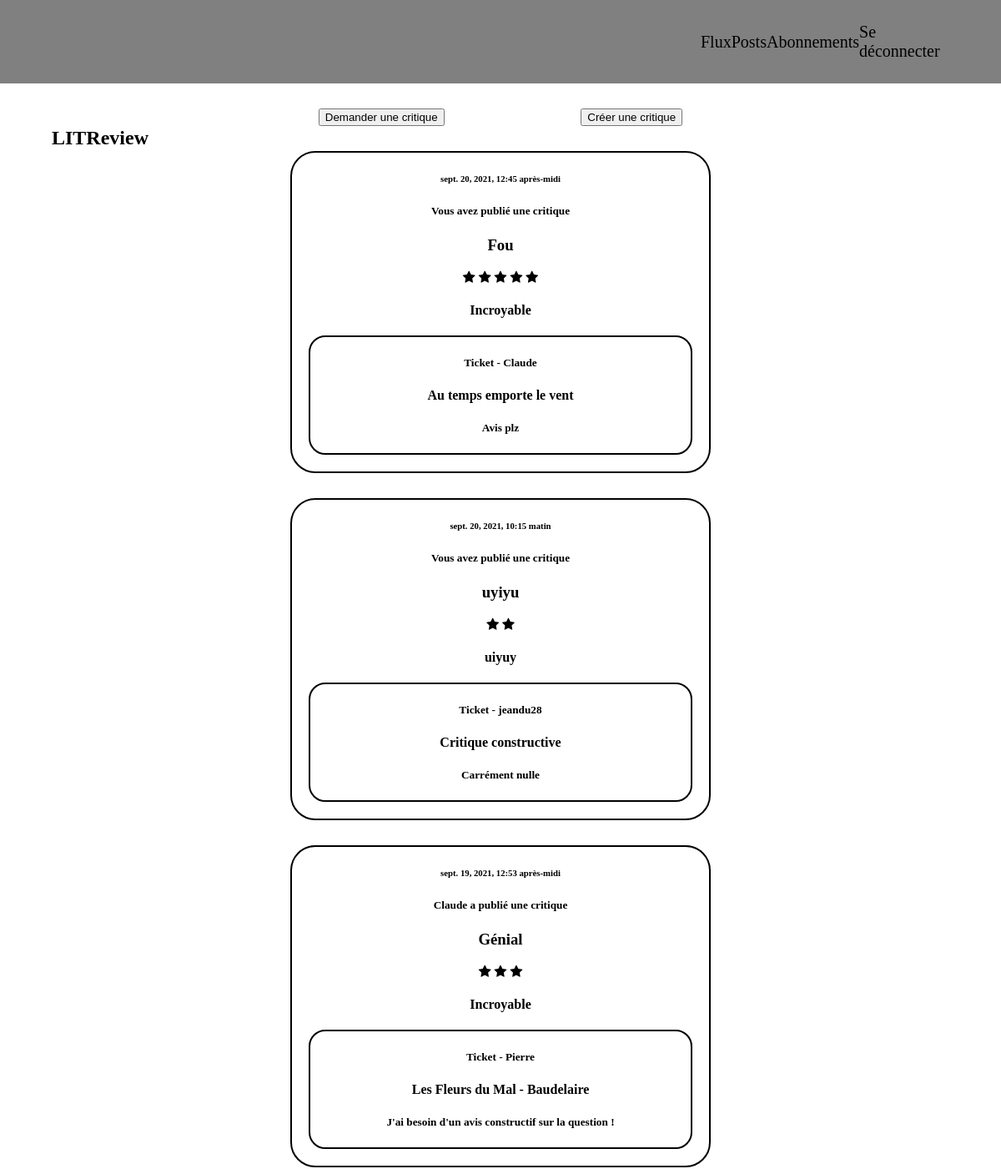
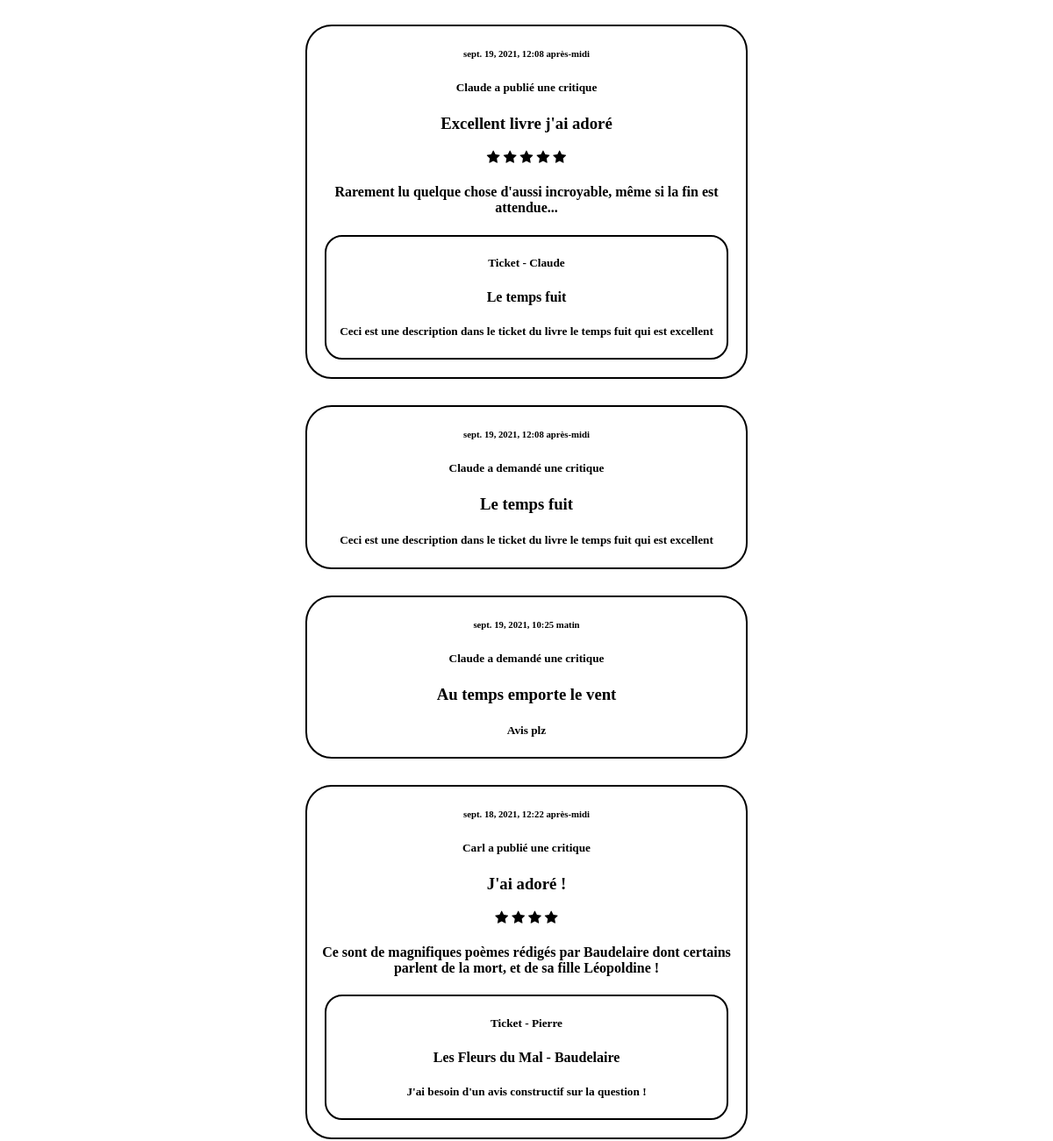
/home/ (signed in, upper part), run on an earlier commit of the app's database (2 pictures, top to bottom).
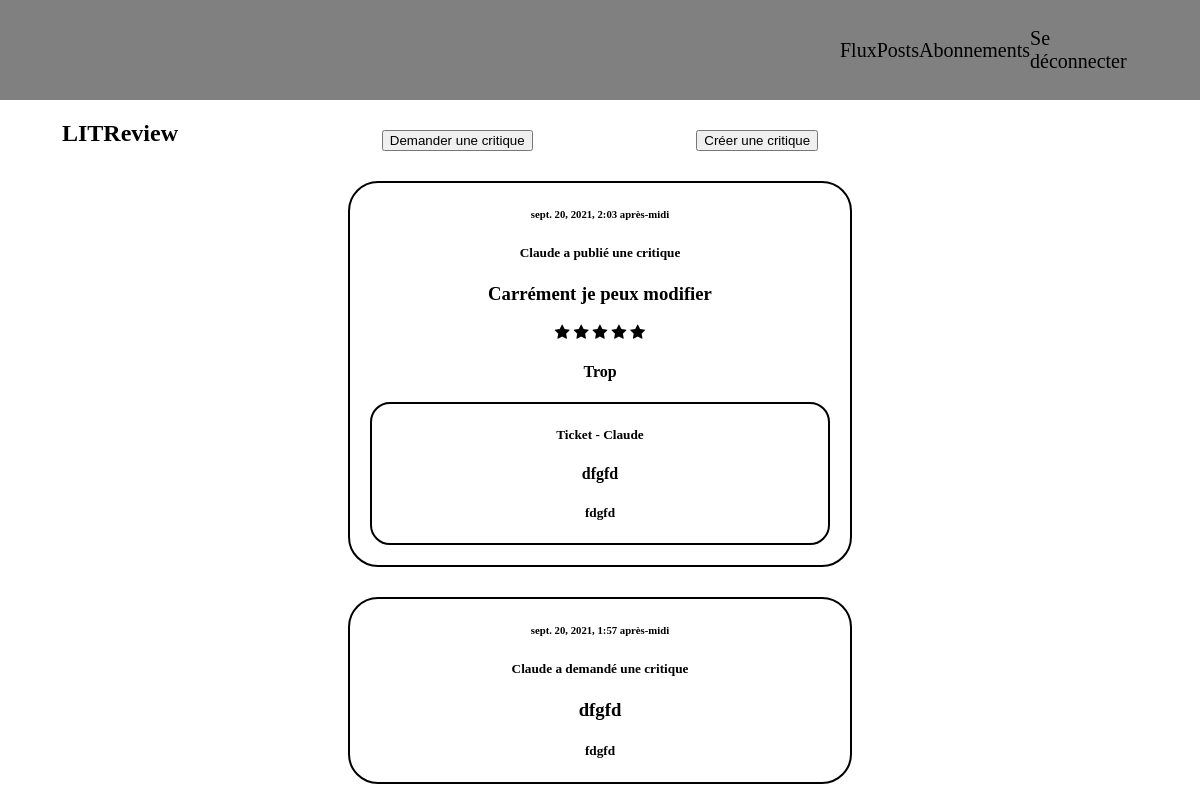
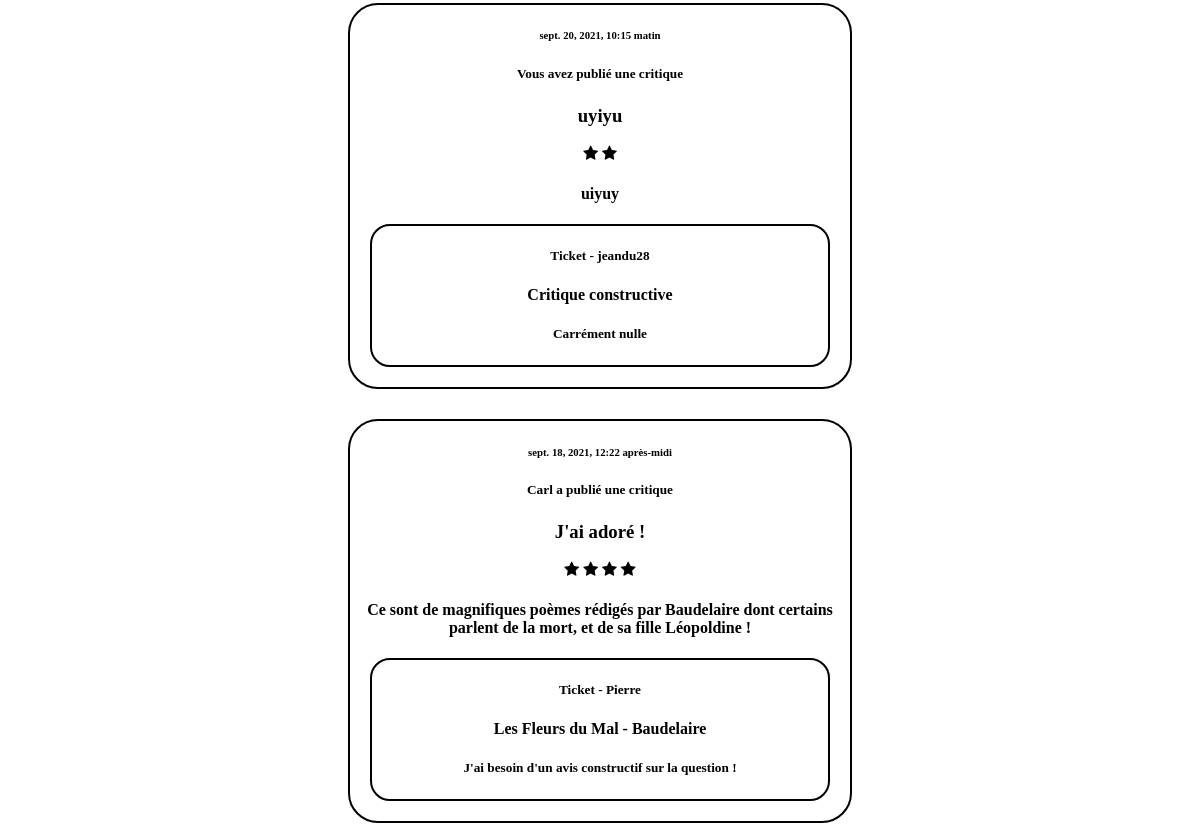
And on a later commit of the database (2 pictures, top to bottom).
### posts/models.py (models this page shows, shortened)
class Review(models.Model):
    ticket = models.ForeignKey(to=Ticket, on_delete=models.CASCADE)
    rating = models.PositiveSmallIntegerField(
        validators=[MinValueValidator(0), MaxValueValidator(5)])
    headline = models.CharField(max_length=128)
    body = models.CharField(max_length=8192, blank=True)
    user = models.ForeignKey(
        to=settings.AUTH_USER_MODEL, on_delete=models.CASCADE)
    time_created = models.DateTimeField(auto_now_add=True)

class Ticket(models.Model):
    title = models.CharField(max_length=128)
    description = models.TextField(max_length=2048,blank=True)
    user = models.ForeignKey(to=settings.AUTH_USER_MODEL,on_delete=models.CASCADE)
    image = models.ImageField(null=True,blank=True)
    time_created = models.DateTimeField(auto_now_add=True)

### posts/views.py (the view)
# urls.py: path('home/',CriticsHome.as_view(),name='home'),
class CriticsHome(ListView):
    model = Ticket
    context_object_name = "posts"
    template_name = 'posts/ticket_list.html'
    def get_queryset(self):
        follow = [self.request.user.id]
        users = User.objects.all()
        users_follow = UserFollows.objects.filter(user_id=self.request.user.id)
        for user in users_follow:
            for all_user in users:
                if all_user.id == user.followed_user_id:
                    follow.append(all_user.id)
        all_reviews = Review.objects.all()
        all_tickets = Ticket.objects.filter(user_id=self.request.user.id)
        review_id = []
        ticket_id = []
        for review in all_reviews:
            for ticket in all_tickets:
                if review.ticket_id == ticket.id:
                    review_id.append(review.id)
        for review in all_reviews:
            if review.user_id == self.request.user.id:
                ticket_id.append(review.ticket_id)
        tickets = Ticket.objects.filter(Q(user_id__in = follow) | Q(id__in = ticket_id))
        reviews = Review.objects.filter(Q(user_id__in = follow) | Q(id__in = review_id))
        for ticket in tickets:
            for user in users:
                if ticket.user_id == user.id:
                    ticket.username = user.username
        for review in reviews:
            for user in users:
                if review.user_id == user.id:
                    review.username = user.username
            for ticket in tickets:
                if review.ticket_id == ticket.id:
                    review.ticket = ticket
                    ticket.already = True
        result_list = sorted(
            chain(tickets, reviews),
            key=lambda instance: instance.time_created,reverse=True)
        return result_list

### posts/templates/posts/ticket_list.html (shortened to what this page needs)
{% extends 'base.html' %}
{% block content %}
{% load static %}
<link rel="stylesheet" href="{% static 'css/style_ticket_list.css' %}">
<div class="buttons">
    <form action="/create_ticket" xmlns="http://www.w3.org/1999/html">
      <input type="submit" value="Demander une critique" class="button">
    </form>
    <form action="/create_review">
      <input type="submit" value="Créer une critique" class ="button">
    </form>
</div>
    <div id = 'flux'>
    {% for post in posts %}
        {% if post.headline != None %}
            <div class = 'review'>
                <div>
                        <h6>{{post.time_created}}</h6>
                        {% if user.id == post.user_id %}
                            <h5>Vous avez publié une critique</h5>
                        {% else %}
                                <h5>{{post.username}} a publié une critique</h5>
                        {% endif %}
                                <h3>{{post.headline}}</h3>
                                <link rel="stylesheet" href="https://cdnjs.cloudflare.com/ajax/libs/font-awesome/4.7.0/css/font-awesome.min.css">
                                {% for x in ""|ljust:post.rating %}
                                    {% if forloop.counter0 <= post.rating %}
                                        <span class="fa fa-star"></span>
                                    {% endif %}
                                {% endfor %}
                                <h4>{{post.body}}</h4>
                </div>
                <div class ='ticket_in'>
                    <h5>Ticket - {{post.ticket.username}}</h5>
                    <h4>{{post.ticket.title}}</h4>
                    <h5>{{post.ticket.description}}</h5>
                </div>
            </div>
        {% else %}
                <div class = 'ticket'>
                    <article>
                        <h6>{{ post.time_created }}</h6>
                        {% if user.username == post.user.username %}
                        <h5>Vous avez publié un ticket</h5>
                        <h3>{{ post.title}}</h3>
                        <h5>{{ post.description }}</h5>
                        {% else %}
                        <h5>{{ post.user }} a demandé une critique</h5>
                        <h3>{{ post.title}}</h3>
                        <h5>{{ post.description }}</h5>
                        {% endif %}
                    </article>
                </div>
        {% endif %}
    {% endfor %}
    </div>
{% endblock %}

What changed in the data, as far as the page shows it:
removed Review: time_created "sept. 20, 2021, 12:45 après-midi", shows "Vous avez publié une critique", headline "Fou", rating 5 (drawn), body "Incroyable", ticket.username "Claude", ticket "Au temps emporte le vent", ticket.description "Avis plz"
removed Review: time_created "sept. 19, 2021, 12:53 après-midi", username "Claude", headline "Génial", rating 3 (drawn), body "Incroyable", ticket.username "Pierre", ticket "Les Fleurs du Mal - Baudelaire", ticket.description "J'ai besoin d'un avis constructif sur la question !"
removed Review: time_created "sept. 19, 2021, 12:08 après-midi", username "Claude", headline "Excellent livre j'ai adoré", rating 5 (drawn), body "Rarement lu quelque chose d'aussi incroyable, même si la fin est attendue...", ticket.username "Claude", ticket "Le temps fuit", ticket.description "Ceci est une description dans le ticket du livre le temps fuit qui est excellent"
removed Ticket: time_created "sept. 19, 2021, 12:08 après-midi", user "Claude", title "Le temps fuit", description "Ceci est une description dans le ticket du livre le temps fuit qui est excellent"
removed Ticket: time_created "sept. 19, 2021, 10:25 matin", user "Claude", title "Au temps emporte le vent", description "Avis plz"
added Review: time_created "sept. 20, 2021, 2:03 après-midi", username "Claude", headline "Carrément je peux modifier", rating 5 (drawn), body "Trop", ticket.username "Claude", ticket "dfgfd", ticket.description "fdgfd"
added Ticket: time_created "sept. 20, 2021, 1:57 après-midi", user "Claude", title "dfgfd", description "fdgfd"
